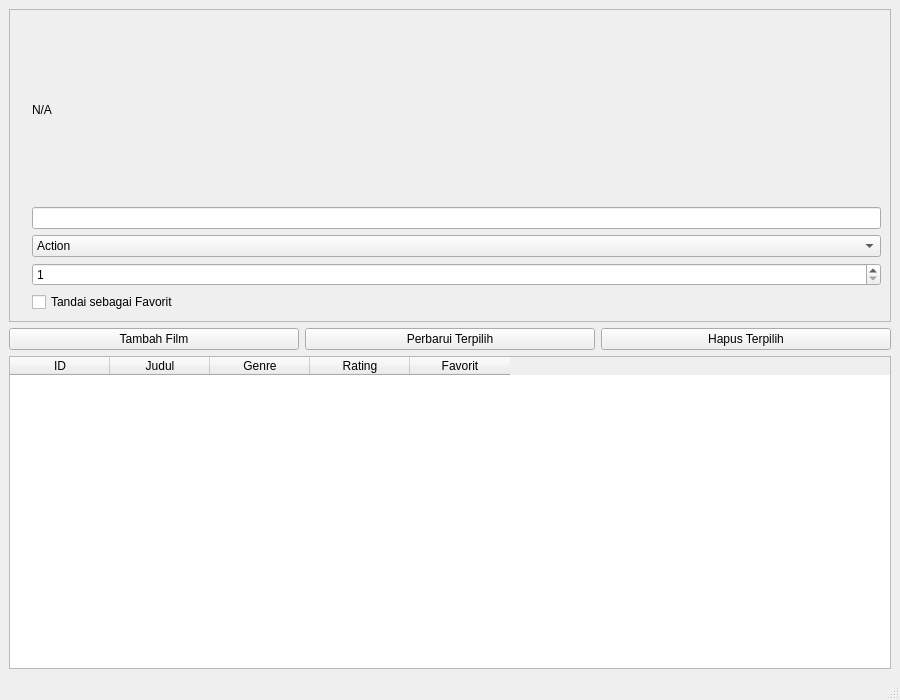
<?xml version="1.0" encoding="UTF-8"?>
<ui version="4.0">
 <class>EnhancedMovieApp</class>
 <widget class="QMainWindow" name="EnhancedMovieApp">
  <property name="geometry">
   <rect>
    <x>100</x>
    <y>100</y>
    <width>900</width>
    <height>700</height>
   </rect>
  </property>
  <property name="windowTitle">
   <string>Enhanced Movie Bookmark Manager</string>
  </property>
  <widget class="QWidget" name="centralwidget">
   <layout class="QVBoxLayout" name="mainLayout">
    <item>
     <widget class="QScrollArea" name="scrollArea">
      <property name="widgetResizable">
       <bool>true</bool>
      </property>
      <widget class="QWidget" name="formContainer">
       <layout class="QGridLayout" name="formLayout">
        <item row="0" column="0">
         <widget class="QLabel" name="label_id">
          <property name="text">
           <string><b>ID:</b></string>
          </property>
         </widget>
        </item>
        <item row="0" column="1">
         <widget class="QLabel" name="label_id_value">
          <property name="text">
           <string>N/A</string>
          </property>
         </widget>
        </item>
        <item row="1" column="0">
         <widget class="QLabel" name="label_title">
          <property name="text">
           <string><b>Judul:</b></string>
          </property>
         </widget>
        </item>
        <item row="1" column="1">
         <widget class="QLineEdit" name="title_input"/>
        </item>
        <item row="2" column="0">
         <widget class="QLabel" name="label_genre">
          <property name="text">
           <string><b>Genre:</b></string>
          </property>
         </widget>
        </item>
        <item row="2" column="1">
         <widget class="QComboBox" name="genre_input">
          <item><property name="text"><string>Action</string></property></item>
          <item><property name="text"><string>Comedy</string></property></item>
          <item><property name="text"><string>Drama</string></property></item>
          <item><property name="text"><string>Horror</string></property></item>
          <item><property name="text"><string>Sci-Fi</string></property></item>
          <item><property name="text"><string>Romance</string></property></item>
          <item><property name="text"><string>Thriller</string></property></item>
          <item><property name="text"><string>Animation</string></property></item>
          <item><property name="text"><string>Documentary</string></property></item>
         </widget>
        </item>
        <item row="3" column="0">
         <widget class="QLabel" name="label_rating">
          <property name="text">
           <string><b>Rating:</b></string>
          </property>
         </widget>
        </item>
        <item row="3" column="1">
         <widget class="QSpinBox" name="rating_input">
          <property name="minimum">
           <number>1</number>
          </property>
          <property name="maximum">
           <number>10</number>
          </property>
         </widget>
        </item>
        <item row="4" column="1">
         <widget class="QCheckBox" name="favorite_checkbox">
          <property name="text">
           <string>Tandai sebagai Favorit</string>
          </property>
         </widget>
        </item>
       </layout>
      </widget>
     </widget>
    </item>
    <item>
     <layout class="QHBoxLayout" name="buttonLayout">
      <item><widget class="QPushButton" name="add_button"><property name="text"><string>Tambah Film</string></property></widget></item>
      <item><widget class="QPushButton" name="update_button"><property name="text"><string>Perbarui Terpilih</string></property></widget></item>
      <item><widget class="QPushButton" name="delete_button"><property name="text"><string>Hapus Terpilih</string></property></widget></item>
     </layout>
    </item>
    <item>
     <widget class="QTableWidget" name="movie_table">
      <column>
       <property name="text">
        <string>ID</string>
       </property>
      </column>
      <column>
       <property name="text">
        <string>Judul</string>
       </property>
      </column>
      <column>
       <property name="text">
        <string>Genre</string>
       </property>
      </column>
      <column>
       <property name="text">
        <string>Rating</string>
       </property>
      </column>
      <column>
       <property name="text">
        <string>Favorit</string>
       </property>
      </column>
     </widget>
    </item>
   </layout>
  </widget>
  <widget class="QStatusBar" name="statusbar"/>
 </widget>
 <resources/>
 <connections/>
</ui>
